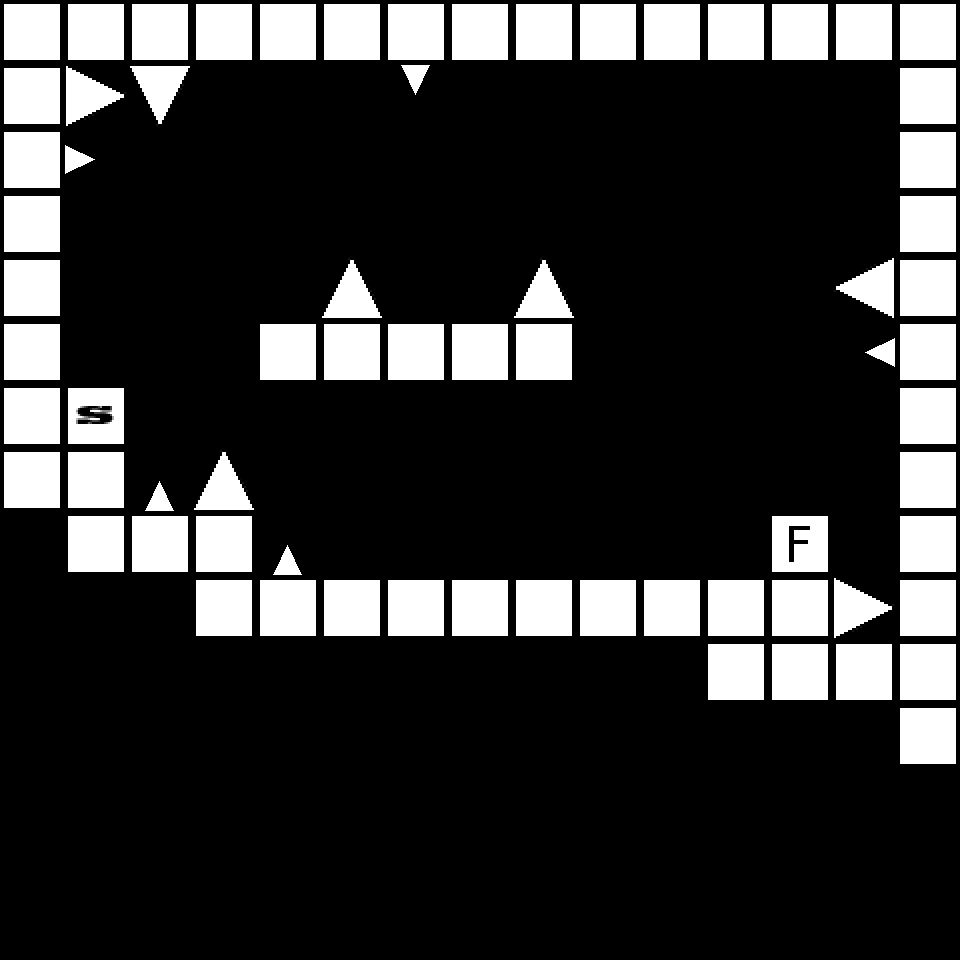

This is a level from a 2D game, rendered from its Tiled map with the project's own tilesets. A one-line summary and the map file follow, with tile-layer data summarised:
An orthogonal 15x15 tile map with 64x64 px tiles, 1 tile layer (Blocks).

<map version="1.0" orientation="orthogonal" width="15" height="15" tilewidth="64" tileheight="64">
 <properties>
  <property name="CantStop" value="" />
  <property name="DoubleJump" value="2" />
  <property name="Gravity" value="3000" />
  <property name="JumpMania" value="false" />
 </properties>
 <tileset firstgid="1" name="Sheet" tilewidth="64" tileheight="64">
  <image source="Sheet.png" width="256" height="256" />
 </tileset>
 <objectgroup name="Objects" width="15" height="15" />
 <layer name="Blocks" width="15" height="15">
  <data>[225 cells, 69 non-empty, 11 distinct tile ids]</data>
 </layer>
</map>
